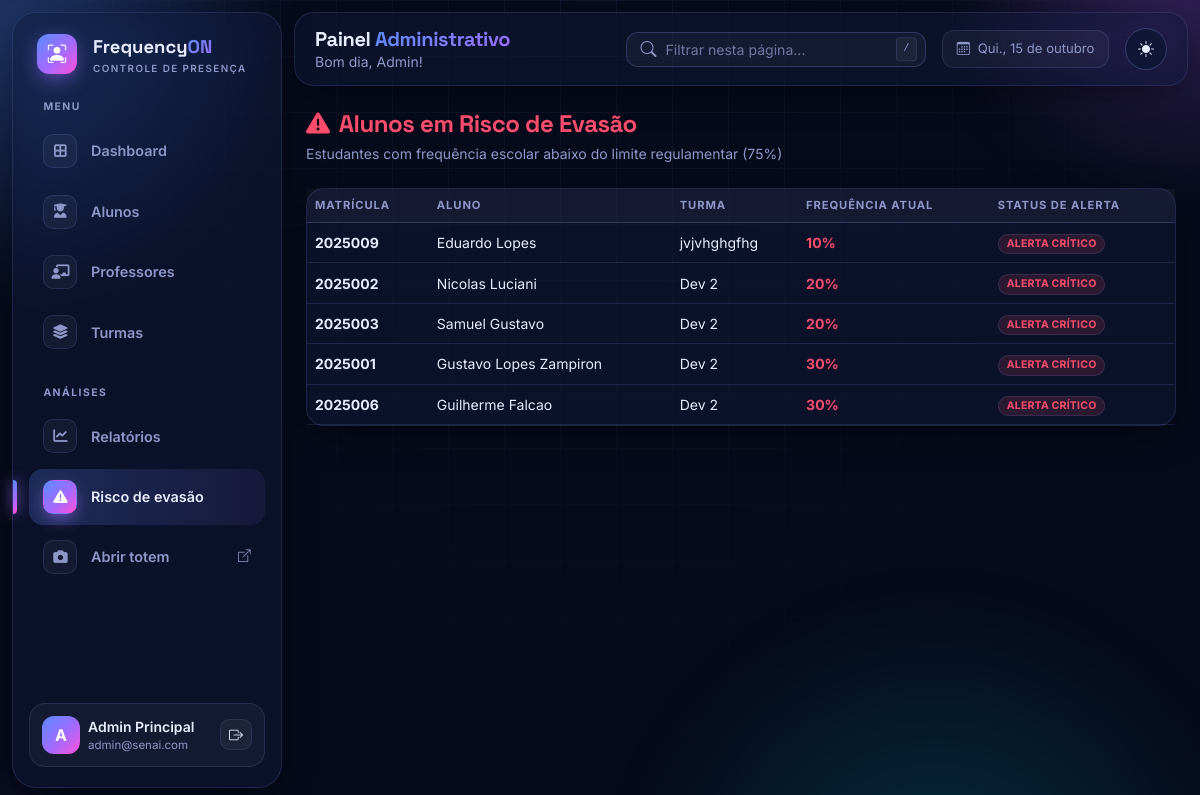
/admin/risco-evasao (signed in), run on an earlier commit of the app's database.
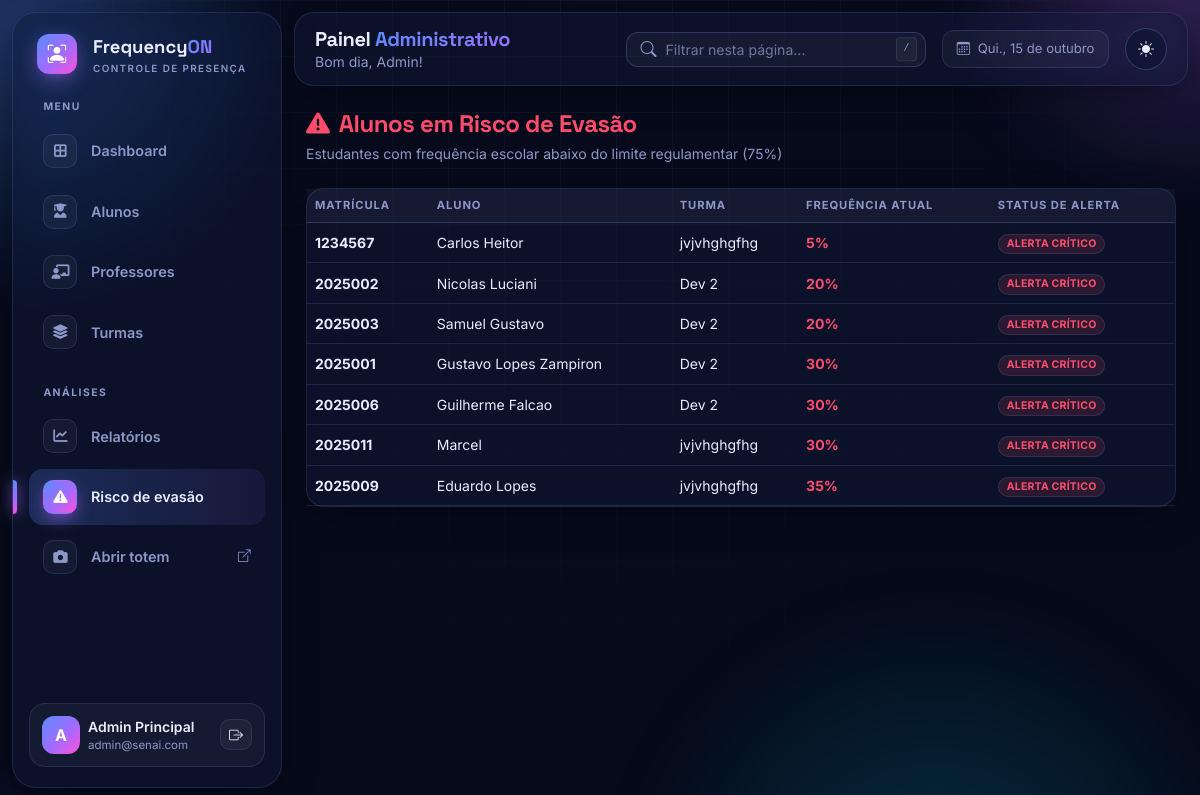
And on a later commit of the database.
### database.py (models this page shows, shortened)
class UsuarioMixin:
    def set_senha(self, senha):
        self.senha_hash = generate_password_hash(senha)
    def check_senha(self, senha):
        return check_password_hash(self.senha_hash, senha)

class Aluno(UsuarioMixin, db.Model):
    __tablename__ = "alunos"
    id = db.Column(db.Integer, primary_key=True)
    nome = db.Column(db.String(120), nullable=False)
    email = db.Column(db.String(120))
    matricula = db.Column(db.String(30), unique=True, nullable=False, index=True)
    numero_chamada = db.Column(db.Integer)
    senha_hash = db.Column(db.String(255), nullable=False)
    foto = db.Column(db.String(255))            # URL da foto (ex: /static/uploads/...)
    face_encoding = db.Column(db.LargeBinary)   # 128 floats (float64) do rosto
    turma_id = db.Column(db.Integer, db.ForeignKey("turmas.id"))
    turma = db.relationship("Turma", back_populates="alunos")
    presencas = db.relationship("Presenca", cascade="all, delete-orphan", backref="aluno")
    justificativas = db.relationship("Justificativa", cascade="all, delete-orphan", backref="aluno",
                                     order_by="Justificativa.data.desc()")
    @property
    def frequencia(self):
        if not self.turma_id:
            return 0
        dias_aula = self.turma.dias_aula
        if not dias_aula:
            return 0
        dias = (db.session.query(func.count(func.distinct(Presenca.data)))
                .join(Aluno, Presenca.aluno_id == Aluno.id)
                .filter(Aluno.turma_id == self.turma_id,
                        filtro_dias_aula(Presenca.data, dias_aula))
                .scalar())
        if not dias:
            return 0
        ok = (db.session.query(func.count(Presenca.id))
              .filter(
                  Presenca.aluno_id == self.id,
                  Presenca.status.in_(("presente", "atraso")),
                  filtro_dias_aula(Presenca.data, dias_aula)
              )
              .scalar())
        return min(100, round(ok * 100 / (dias * AULAS_POR_DIA)))

class Turma(db.Model):
    __tablename__ = "turmas"
    id = db.Column(db.Integer, primary_key=True)
    nome = db.Column(db.String(120), nullable=False)
    curso = db.Column(db.String(120), nullable=False)
    alunos = db.relationship("Aluno", back_populates="turma")
    vinculos = db.relationship("ProfessorTurma", back_populates="turma",
                               cascade="all, delete-orphan")
    @property
    def dias_aula(self):
        return tuple(sorted({d for v in self.vinculos for d in v.dias_semana}))

class ProfessorTurma(db.Model):
    __tablename__ = "professor_turma"
    professor_id = db.Column(db.Integer, db.ForeignKey("professores.id"), primary_key=True)
    turma_id = db.Column(db.Integer, db.ForeignKey("turmas.id"), primary_key=True)
    dias = db.Column(db.String(20), nullable=False, default="")   # ex: "1,3" = terça e quinta
    professor = db.relationship("Professor", back_populates="vinculos")
    turma = db.relationship("Turma", back_populates="vinculos")
    @property
    def dias_semana(self):
        return tuple(int(d) for d in self.dias.split(",") if d.strip().isdigit())

### rotas/admin.py (the view)
@admin.route("/risco-evasao")
@requer("admin")
def risco_evasao():
    em_risco = [a for a in Aluno.query.all() if a.presencas and a.frequencia < 75]
    return render_template("admin/risco_evasao.html", alunos=sorted(em_risco, key=lambda a: a.frequencia))

### database.py (called while the page is built)
def filtro_dias_aula(coluna, dias):
    return func.strftime("%w", coluna).in_([str((d + 1) % 7) for d in dias])

### rotas/comum.py (called while the page is built)
def usuario_atual():
    tipo, uid = session.get("tipo"), session.get("uid")
    modelo = {"admin": Admin, "professor": Professor, "aluno": Aluno}.get(tipo)
    return db.session.get(modelo, uid) if modelo and uid else None

def requer(tipo):
    def deco(f):
        @wraps(f)
        def wrapper(*a, **kw):
            if session.get("tipo") != tipo or not usuario_atual():
                return redirect(url_for({"admin": "login_admin", "professor": "login_professor"}
                                        .get(tipo, "login_aluno")))
            return f(*a, **kw)
        return wrapper
    return deco

### templates/admin/risco_evasao.html (shortened to what this page needs)
{% extends 'admin/base.html' %}
{% block content %}
<div class="mb-4">
    <h1 class="h4 fw-bold text-danger mb-1"><i class="fa-solid fa-triangle-exclamation me-1"></i> Alunos em Risco de Evasão</h1>
    <p class="text-muted mb-0 small">Estudantes com frequência escolar abaixo do limite regulamentar (75%)</p>
</div>
<div class="card border-0 shadow-sm rounded-3">
    <div class="card-body p-0">
        <table class="table table-hover align-middle mb-0">
            <thead class="table-light small">
                <tr>
                    <th>Matrícula</th>
                    <th>Aluno</th>
                    <th>Turma</th>
                    <th>Frequência Atual</th>
                    <th>Status de Alerta</th>
                </tr>
            </thead>
            <tbody class="small">
                {% for aluno in alunos %}
                <tr>
                    <td class="fw-bold">{{ aluno.matricula }}</td>
                    <td>{{ aluno.nome }}</td>
                    <td>{{ aluno.turma.nome if aluno.turma else 'Sem turma' }}</td>
                    <td class="fw-bold text-danger">{{ aluno.frequencia }}%</td>
                    <td>
                        <span class="badge bg-danger-subtle text-danger border border-danger-subtle">
                            ALERTA CRÍTICO
                        </span>
                    </td>
                </tr>
                {% else %}
                <tr>
                    <td colspan="5" class="text-center text-success py-4">
                        <i class="fa-solid fa-circle-check me-1"></i> Nenhum aluno em risco de evasão detectado no momento.
                    </td>
                </tr>
                {% endfor %}
            </tbody>
        </table>
    </div>
</div>
{% endblock %}

What changed in the data, as far as the page shows it:
added Aluno: matricula "1234567", nome "Carlos Heitor", turma "jvjvhghgfhg", frequencia "5"
added Aluno: matricula "2025011", nome "Marcel", turma "jvjvhghgfhg", frequencia "30"
changed through a linked row, Aluno "Eduardo Lopes": frequencia "10" → "35"; moves down the list
